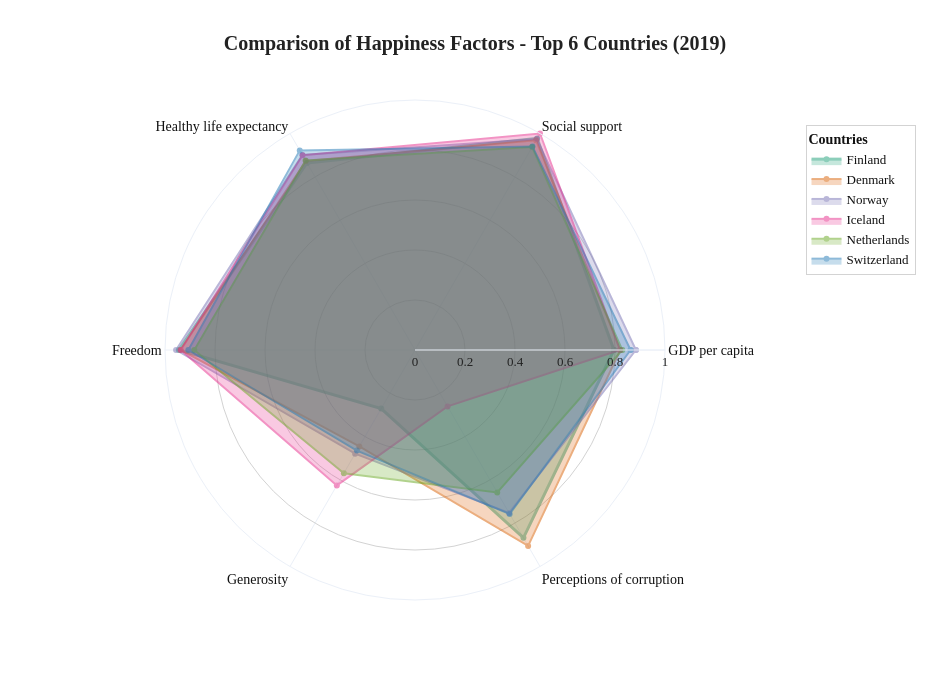

Notebook cell for this chart:
### Code cell
import pandas as pd
import plotly.graph_objects as go

# --- Load dataset ---
combined_df = pd.read_csv("C:\\Users\\nancy\\Downloads\\2019_modified.csv")

# --- Rename columns ---
combined_df = combined_df.rename(columns={
    'Country or region': 'Country',
    'Freedom to make life choices': 'Freedom',
    'Health (Life Expectancy)': 'Healthy life expectancy',
    'Economy (GDP per Capita)': 'GDP per capita',
    'Trust (Government Corruption)': 'Perceptions of corruption'
})

# --- Select countries ---
countries = ['Finland', 'Denmark', 'Norway', 'Iceland', 'Netherlands', 'Switzerland']
df_selected = combined_df[combined_df['Country'].isin(countries)]

# --- Relevant columns ---
cols = ['GDP per capita', 'Social support', 'Healthy life expectancy',
        'Freedom', 'Generosity', 'Perceptions of corruption']

# --- Convert and clean ---
for c in cols:
    df_selected[c] = pd.to_numeric(df_selected[c], errors='coerce')
df_selected = df_selected.dropna(subset=cols)

# --- Normalize (0–1 scale) ---
global_min = combined_df[cols].min()
global_max = combined_df[cols].max()
normalized = (df_selected.set_index('Country')[cols] - global_min) / (global_max - global_min)

# --- Radar setup ---
factors = normalized.columns.tolist()
colors = ['#1b9e77', '#d95f02', '#7570b3', '#e7298a', '#66a61e', '#1f78b4']

fig = go.Figure()

for i, country in enumerate(normalized.index):
    line_width = 3 if country == "Finland" else 2
    fig.add_trace(go.Scatterpolar(
        r=normalized.loc[country].tolist() + [normalized.loc[country].tolist()[0]],
        theta=factors + [factors[0]],
        fill='toself',
        name=country,
        line=dict(color=colors[i % len(colors)], width=line_width),
        opacity=0.5,
        hovertemplate=(
            '<b>Country:</b> ' + country + '<br>' +
            '<b>%{theta}</b>: %{r:.2f}<extra></extra>'
        )
    ))

fig.update_layout(
    title=dict(
        text='<b>Comparison of Happiness Factors - Top 6 Countries (2019)</b>',
        x=0.5,
        font=dict(size=20, family='Arial Black', color='#222')
    ),
    polar=dict(
        radialaxis=dict(
            visible=True,
            range=[0, 1],
            gridcolor='lightgray',
            tickfont=dict(size=13, color='#222', family='Arial Black')  # bold font
        ),
        angularaxis=dict(
            tickfont=dict(size=14, color='#111', family='Arial Black')  # bold font
        )
    ),
    legend=dict(
        title=dict(
            text='<b>Countries</b>',
            font=dict(size=14, color='#111', family='Arial Black')
        ),
        font=dict(size=13, color='#111', family='Arial Black'),  # bold font for legend items
        orientation='v',          # vertical legend
        bgcolor='rgba(255,255,255,0.85)',
        bordercolor='lightgray',
        borderwidth=1,
        x=1.05,                   # position to the right
        y=0.95,
        xanchor='left',
        yanchor='top'
    ),
    margin=dict(l=60, r=180, t=100, b=100),  # extra space for right-side legend
    template='plotly_white',
    height=700,
    width=950
)


fig.show()

### Figure 1 — Plotly figure (JSON) as saved in the notebook; plotly's stock layout.template omitted (floating-point values rounded to 4 significant figures)
{"data": [{"fill": "toself", "hovertemplate": "<b>Country:</b> Finland<br><b>%{theta}</b>: %{r:.2f}<extra></extra>", "line": {"color": "#1b9e77", "width": 3}, "name": "Finland", "opacity": 0.5, "r": [0.7957, 0.9772, 0.8642, 0.9445, 0.2703, 0.8675, 0.7957], "theta": ["GDP per capita", "Social support", "Healthy life expectancy", "Freedom", "Generosity", "Perceptions of corruption", "GDP per capita"], "type": "scatterpolar"}, {"fill": "toself", "hovertemplate": "<b>Country:</b> Denmark<br><b>%{theta}</b>: %{r:.2f}<extra></extra>", "line": {"color": "#d95f02", "width": 2}, "name": "Denmark", "opacity": 0.5, "r": [0.8213, 0.9686, 0.8729, 0.9382, 0.4452, 0.9051, 0.8213], "theta": ["GDP per capita", "Social support", "Healthy life expectancy", "Freedom", "Generosity", "Perceptions of corruption", "GDP per capita"], "type": "scatterpolar"}, {"fill": "toself", "hovertemplate": "<b>Country:</b> Norway<br><b>%{theta}</b>: %{r:.2f}<extra></extra>", "line": {"color": "#7570b3", "width": 2}, "name": "Norway", "opacity": 0.5, "r": [0.8836, 0.9741, 0.901, 0.9556, 0.4788, 0.7528, 0.8836], "theta": ["GDP per capita", "Social support", "Healthy life expectancy", "Freedom", "Generosity", "Perceptions of corruption", "GDP per capita"], "type": "scatterpolar"}, {"fill": "toself", "hovertemplate": "<b>Country:</b> Iceland<br><b>%{theta}</b>: %{r:.2f}<extra></extra>", "line": {"color": "#e7298a", "width": 2}, "name": "Iceland", "opacity": 0.5, "r": [0.8195, 1, 0.8992, 0.9366, 0.6254, 0.2605, 0.8195], "theta": ["GDP per capita", "Social support", "Healthy life expectancy", "Freedom", "Generosity", "Perceptions of corruption", "GDP per capita"], "type": "scatterpolar"}, {"fill": "toself", "hovertemplate": "<b>Country:</b> Netherlands<br><b>%{theta}</b>: %{r:.2f}<extra></extra>", "line": {"color": "#66a61e", "width": 2}, "name": "Netherlands", "opacity": 0.5, "r": [0.829, 0.9372, 0.8755, 0.8827, 0.5689, 0.6578, 0.829], "theta": ["GDP per capita", "Social support", "Healthy life expectancy", "Freedom", "Generosity", "Perceptions of corruption", "GDP per capita"], "type": "scatterpolar"}, {"fill": "toself", "hovertemplate": "<b>Country:</b> Switzerland<br><b>%{theta}</b>: %{r:.2f}<extra></extra>", "line": {"color": "#1f78b4", "width": 2}, "name": "Switzerland", "opacity": 0.5, "r": [0.8622, 0.9397, 0.922, 0.9065, 0.4647, 0.7572, 0.8622], "theta": ["GDP per capita", "Social support", "Healthy life expectancy", "Freedom", "Generosity", "Perceptions of corruption", "GDP per capita"], "type": "scatterpolar"}], "layout": {"height": 700, "legend": {"bgcolor": "rgba(255,255,255,0.85)", "bordercolor": "lightgray", "borderwidth": 1, "font": {"color": "#111", "family": "Arial Black", "size": 13}, "orientation": "v", "title": {"font": {"color": "#111", "family": "Arial Black", "size": 14}, "text": "<b>Countries</b>"}, "x": 1.05, "xanchor": "left", "y": 0.95, "yanchor": "top"}, "margin": {"b": 100, "l": 60, "r": 180, "t": 100}, "polar": {"angularaxis": {"tickfont": {"color": "#111", "family": "Arial Black", "size": 14}}, "radialaxis": {"gridcolor": "lightgray", "range": [0, 1], "tickfont": {"color": "#222", "family": "Arial Black", "size": 13}, "visible": true}}, "title": {"font": {"color": "#222", "family": "Arial Black", "size": 20}, "text": "<b>Comparison of Happiness Factors - Top 6 Countries (2019)</b>", "x": 0.5}, "width": 950}}
